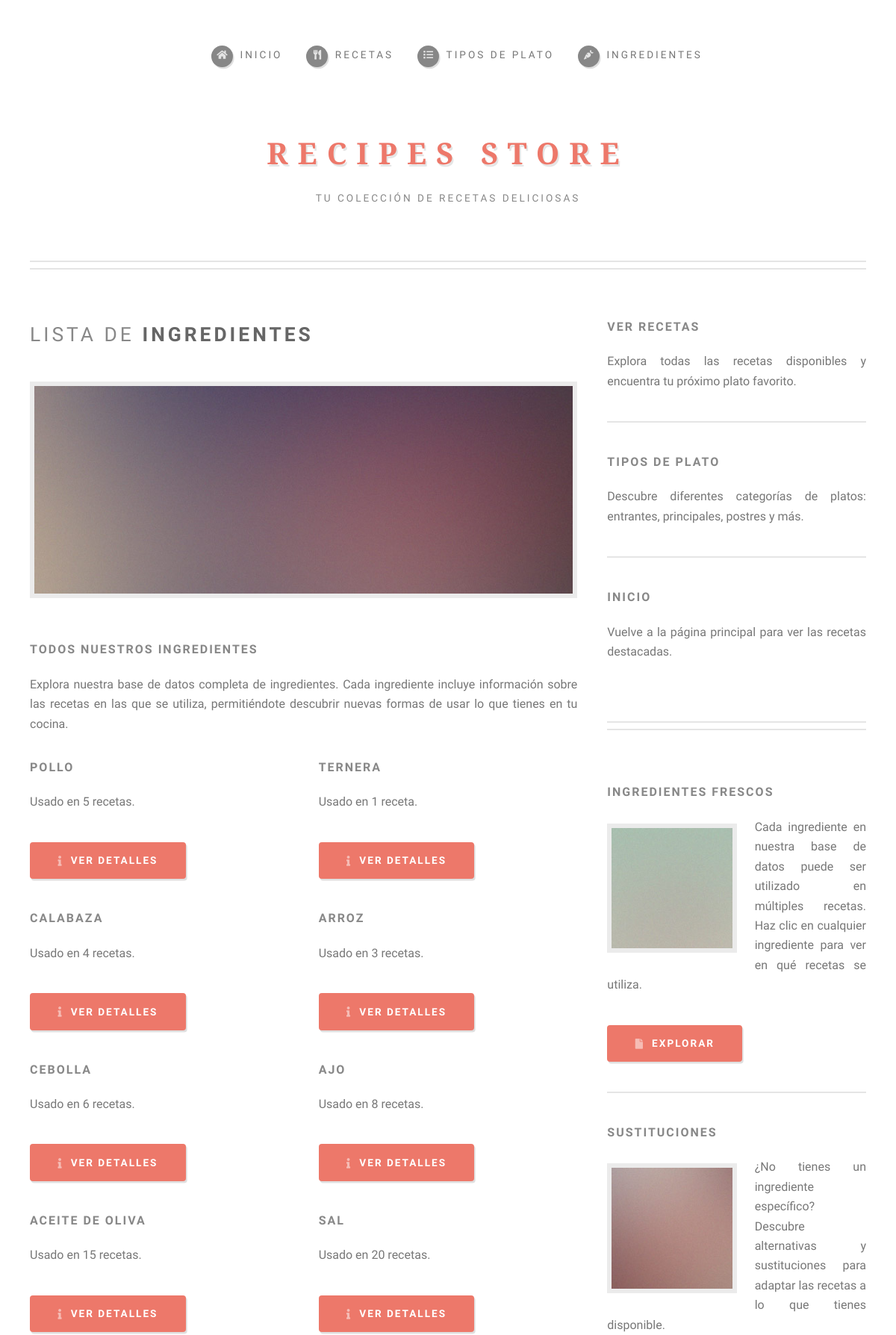
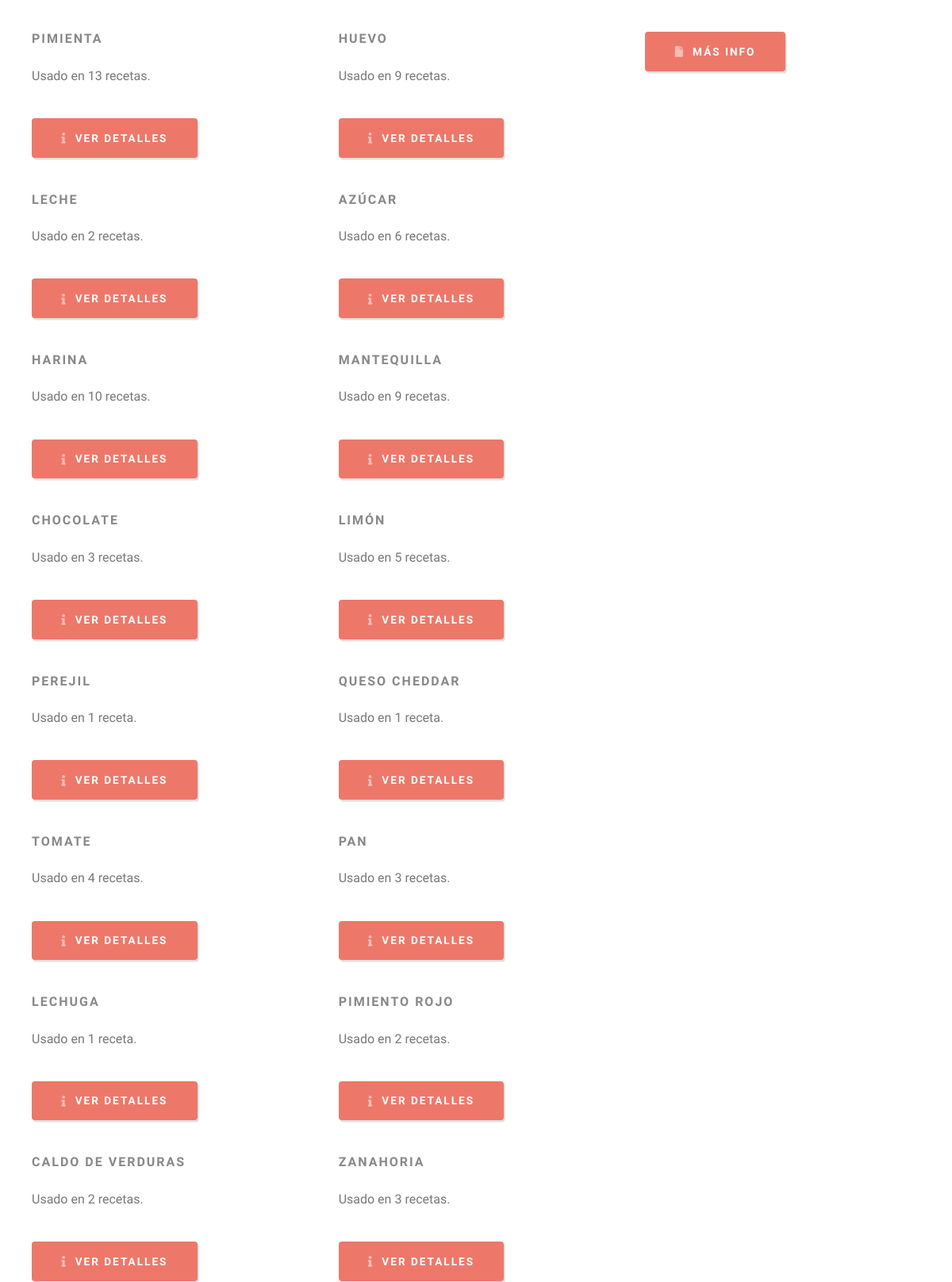
The page /ingredientes/ (upper part) on the database its author committed (2 pictures, top to bottom).
### appRecipesStore/models.py (models this page shows, shortened)
class Ingrediente(models.Model):
    nombre = models.CharField(max_length=100, unique=True)

### appRecipesStore/views.py (the view)
# urls.py: path('ingredientes/', views.lista_ingredientes, name='lista_ingredientes'),
def lista_ingredientes(request):
    ingredientes = Ingrediente.objects.all()
    return render(request, 'appRecipesStore/lista_ingredientes.html', {'ingredientes': ingredientes})

### appRecipesStore/templates/appRecipesStore/lista_ingredientes.html (shortened to what this page needs)
{% extends 'appRecipesStore/base.html' %}
{% load static %}
{% block body_class %}right-sidebar{% endblock %}
{% block content %}
<section id="main">
    <div class="container">
        <div class="row">
            <div id="content" class="col-8 col-12-medium">
                <article class="box post">
                    <header>
                        <h2>Lista de <strong>Ingredientes</strong></h2>
                    </header>
                    <span class="image featured"><img src="{% static 'appRecipesStore/images/pic04.jpg' %}" alt="Ingredientes" /></span>
                    <h3>Todos Nuestros Ingredientes</h3>
                    <p>Explora nuestra base de datos completa de ingredientes. Cada ingrediente incluye información sobre las recetas en las que se utiliza, permitiéndote descubrir nuevas formas de usar lo que tienes en tu cocina.</p>
                    {% if ingredientes %}
                        <div class="row">
                            {% for ingrediente in ingredientes %}
                            <div class="col-6 col-12-small">
                                <article class="box excerpt">
                                    <header>
                                        <h3><a href="{% url 'detalle_ingrediente' ingrediente.pk %}">{{ ingrediente.nombre }}</a></h3>
                                    </header>
                                    <p>Usado en {{ ingrediente.recetas.count }} receta{{ ingrediente.recetas.count|pluralize }}.</p>
                                    <ul class="actions">
                                        <li><a href="{% url 'detalle_ingrediente' ingrediente.pk %}" class="button icon solid fa-info">Ver Detalles</a></li>
                                    </ul>
                                </article>
                            </div>
                            {% endfor %}
                        </div>
                    {% else %}
                        <p>No hay ingredientes registrados en este momento. ¡Pronto añadiremos más ingredientes!</p>
                    {% endif %}
                </article>
            </div>
            <div id="sidebar" class="col-4 col-12-medium">
                <section>
                    <ul class="divided">
                        <li>
                            <article class="box excerpt">
                                <header>
                                    <h3><a href="{% url 'lista_recetas' %}">Ver Recetas</a></h3>
                                </header>
                                <p>Explora todas las recetas disponibles y encuentra tu próximo plato favorito.</p>
                            </article>
                        </li>
                        <li>
                            <article class="box excerpt">
                                <header>
                                    <h3><a href="{% url 'lista_tipos_plato' %}">Tipos de Plato</a></h3>
                                </header>
                                <p>Descubre diferentes categorías de platos: entrantes, principales, postres y más.</p>
                            </article>
                        </li>
                        <li>
                            <article class="box excerpt">
                                <header>
                                    <h3><a href="{% url 'home' %}">Inicio</a></h3>
                                </header>
                                <p>Vuelve a la página principal para ver las recetas destacadas.</p>
                            </article>
                        </li>
                    </ul>
                </section>
                <section>
                    <ul class="divided">
                        <li>
                            <article class="box highlight">
                                <header>
                                    <h3><a href="#">Ingredientes Frescos</a></h3>
                                </header>
                                <a href="#" class="image left"><img src="{% static 'appRecipesStore/images/pic06.jpg' %}" alt="" /></a>
                                <p>Cada ingrediente en nuestra base de datos puede ser utilizado en múltiples recetas. Haz clic en cualquier ingrediente para ver en qué recetas se utiliza.</p>
                                <ul class="actions">
                                    <li><a href="{% url 'lista_ingredientes' %}" class="button icon solid fa-file">Explorar</a></li>
                                </ul>
                            </article>
                        </li>
                        <li>
                            <article class="box highlight">
                                <header>
                                    <h3><a href="#">Sustituciones</a></h3>
                                </header>
                                <a href="#" class="image left"><img src="{% static 'appRecipesStore/images/pic07.jpg' %}" alt="" /></a>
                                <p>¿No tienes un ingrediente específico? Descubre alternativas y sustituciones para adaptar las recetas a lo que tienes disponible.</p>
                                <ul class="actions">
                                    <li><a href="#" class="button icon solid fa-file">Más Info</a></li>
                                </ul>
                            </article>
                        </li>
                    </ul>
                </section>
            </div>
        </div>
    </div>
</section>
{% endblock %}

### rows shown on the page
Ingrediente: nombre "POLLO", recetas.count "5"
Ingrediente: nombre "TERNERA", recetas.count "1"
Ingrediente: nombre "CALABAZA", recetas.count "4"
Ingrediente: nombre "ARROZ", recetas.count "3"
Ingrediente: nombre "CEBOLLA", recetas.count "6"
Ingrediente: nombre "AJO", recetas.count "8"
Ingrediente: nombre "ACEITE DE OLIVA", recetas.count "15"
Ingrediente: nombre "SAL", recetas.count "20"
Ingrediente: nombre "PIMIENTA", recetas.count "13"
Ingrediente: nombre "HUEVO", recetas.count "9"
Ingrediente: nombre "LECHE", recetas.count "2"
Ingrediente: nombre "AZÚCAR", recetas.count "6"
Ingrediente: nombre "HARINA", recetas.count "10"
Ingrediente: nombre "MANTEQUILLA", recetas.count "9"
Ingrediente: nombre "CHOCOLATE", recetas.count "3"
Ingrediente: nombre "LIMÓN", recetas.count "5"
Ingrediente: nombre "PEREJIL", recetas.count "1"
Ingrediente: nombre "QUESO CHEDDAR", recetas.count "1"
Ingrediente: nombre "TOMATE", recetas.count "4"
Ingrediente: nombre "PAN", recetas.count "3"
Ingrediente: nombre "LECHUGA", recetas.count "1"
Ingrediente: nombre "PIMIENTO ROJO", recetas.count "2"
Ingrediente: nombre "CALDO DE VERDURAS", recetas.count "2"
Ingrediente: nombre "ZANAHORIA", recetas.count "3"
